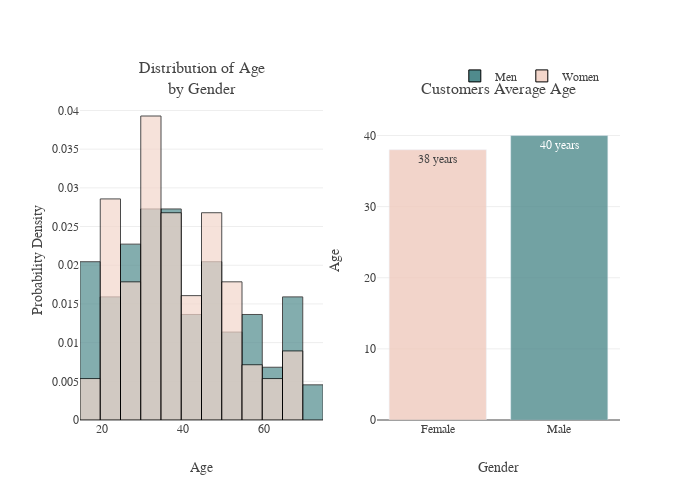

Notebook source saved alongside this figure:
### Code cell
plot_df=df.copy()
plot_df['Annual Income (k$)']=plot_df['Annual Income (k$)'].mul(1000)
p1=plot_df.groupby('Gender')['Age'].mean().round(0).astype(int).reset_index()
p2=plot_df.groupby('Gender')['Annual Income (k$)'].mean().reset_index()
p3=plot_df.groupby('Gender')['Spending Score (1-100)'].mean().round(0).astype(int).reset_index()

#adjust the size of the plot

temp = dict(layout=go.Layout(font=dict(family="Franklin Gothic", size=12)))
fig = make_subplots(rows=1, cols=2,
                    subplot_titles=("Distribution of Age<br>by Gender", 
                                    "Customers Average Age",
                                    )
                   )

fig.add_trace(go.Histogram(x=plot_df[plot_df.Gender=='Male']['Age'], histnorm='probability density', 
                           marker=dict(color='#508B8D',opacity=0.7, line=dict(width=1, color='#000000')), 
                           nbinsx=20, name="Men"),
              row=1, col=1)
fig.add_trace(go.Histogram(x=plot_df[plot_df.Gender=='Female']['Age'], histnorm='probability density', 
                           marker=dict(color='#F3D6CB',opacity=0.7, line=dict(width=1, color='#000000')),
                           nbinsx=20, name="Women"),
              row=1, col=1)

fig.add_trace(go.Bar(x=p1['Gender'], y=p1['Age'], text=p1['Age'], texttemplate='%{text} years', textposition='inside',
                     marker=dict(color=['#F0CABD', '#508B8D'], opacity=0.8),width=.8,
                     hovertemplate='Average Age Among %{x} = %{y} years<extra></extra>', showlegend=False),
              row=1, col=2)

fig.update_layout(template=temp,barmode='overlay', height=500, width=700,
                  legend=dict(orientation="h", yanchor="bottom", xanchor="right", y=1.03, x=.97),
                  xaxis1_title="Age", yaxis1_title='Probability Density', 
                  xaxis2_title="Gender", yaxis2_title="Age", yaxis2_range=[0,45],
                 )
fig.show()

### Figure 1 — Plotly figure (JSON) as saved in the notebook; plotly's stock layout.template omitted (floating-point values rounded to 4 significant figures)
{"data": [{"histnorm": "probability density", "marker": {"color": "#508B8D", "line": {"color": "#000000", "width": 1}, "opacity": 0.7}, "name": "Men", "nbinsx": 20, "type": "histogram", "x": [19, 21, 64, 67, 37, 22, 20, 52, 35, 25, 31, 29, 35, 60, 53, 18, 24, 48, 33, 59, 47, 69, 53, 70, 19, 63, 18, 19, 70, 59, 26, 40, 57, 38, 67, 48, 18, 48, 24, 48, 20, 67, 26, 49, 54, 68, 66, 65, 19, 27, 39, 43, 40, 59, 38, 47, 39, 20, 32, 19, 32, 25, 28, 48, 34, 43, 39, 37, 34, 19, 50, 42, 32, 40, 28, 36, 36, 58, 27, 59, 35, 46, 30, 28, 33, 32, 32, 30], "xaxis": "x", "yaxis": "y"}, {"histnorm": "probability density", "marker": {"color": "#F3D6CB", "line": {"color": "#000000", "width": 1}, "opacity": 0.7}, "name": "Women", "nbinsx": 20, "type": "histogram", "x": [20, 23, 31, 22, 35, 23, 30, 35, 58, 24, 35, 35, 46, 54, 45, 40, 23, 21, 49, 21, 42, 30, 36, 20, 65, 31, 49, 24, 50, 27, 29, 31, 49, 31, 50, 51, 27, 67, 54, 43, 68, 32, 47, 60, 60, 45, 23, 49, 46, 21, 55, 22, 34, 50, 68, 40, 32, 47, 27, 23, 49, 21, 66, 19, 38, 18, 19, 63, 49, 51, 50, 38, 40, 23, 31, 25, 31, 29, 44, 35, 57, 28, 32, 32, 34, 44, 38, 47, 27, 30, 30, 56, 29, 31, 36, 33, 36, 52, 30, 37, 32, 29, 41, 54, 41, 36, 34, 32, 38, 47, 35, 45], "xaxis": "x", "yaxis": "y"}, {"hovertemplate": "Average Age Among %{x} = %{y} years<extra></extra>", "marker": {"color": ["#F0CABD", "#508B8D"], "opacity": 0.8}, "showlegend": false, "text": [38, 40], "textposition": "inside", "texttemplate": "%{text} years", "type": "bar", "width": 0.8, "x": ["Female", "Male"], "xaxis": "x2", "y": [38, 40], "yaxis": "y2"}], "layout": {"annotations": [{"font": {"size": 16}, "showarrow": false, "text": "Distribution of Age<br>by Gender", "x": 0.225, "xanchor": "center", "xref": "paper", "y": 1, "yanchor": "bottom", "yref": "paper"}, {"font": {"size": 16}, "showarrow": false, "text": "Customers Average Age", "x": 0.775, "xanchor": "center", "xref": "paper", "y": 1, "yanchor": "bottom", "yref": "paper"}], "barmode": "overlay", "height": 500, "legend": {"orientation": "h", "x": 0.97, "xanchor": "right", "y": 1.03, "yanchor": "bottom"}, "width": 700, "xaxis": {"anchor": "y", "domain": [0, 0.45], "title": {"text": "Age"}}, "xaxis2": {"anchor": "y2", "domain": [0.55, 1], "title": {"text": "Gender"}}, "yaxis": {"anchor": "x", "domain": [0, 1], "title": {"text": "Probability Density"}}, "yaxis2": {"anchor": "x2", "domain": [0, 1], "range": [0, 45], "title": {"text": "Age"}}}}
